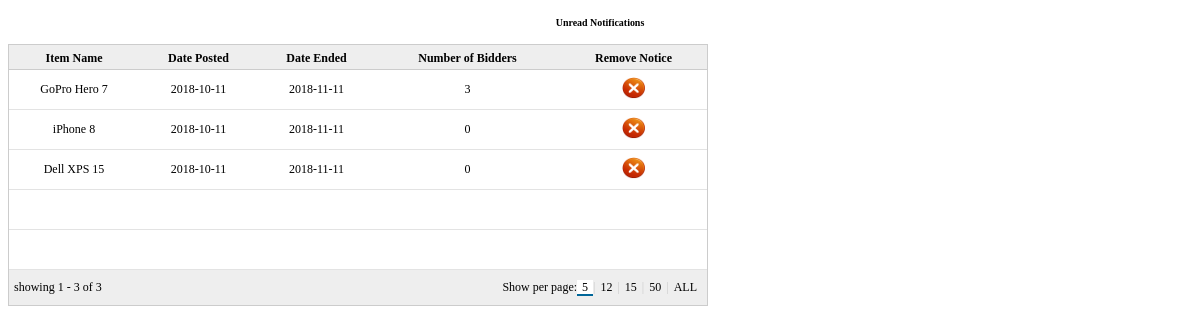
Screenshot of /administrator/viewended.php (signed in) with the database file from the repository.
### tables this page shows
CREATE TABLE IF NOT EXISTS `products` (
`productid` int(11) NOT NULL,
  `prodname` varchar(30) NOT NULL,
  `categoryid` int(11) NOT NULL,
  `prodescription` varchar(300) NOT NULL,
  `startingbid` int(11) NOT NULL,
  `prodimage` varchar(100) NOT NULL,
  `regularprice` int(11) NOT NULL,
  `dateposted` date NOT NULL,
  `duedate` date NOT NULL,
  `status` varchar(15) NOT NULL,
  `sellername` varchar(30) NOT NULL,
  `sellerpayaccount` varchar(30) NOT NULL
);

### administrator/viewended.php (the view, shortened to what this page needs)
<?php
require ("../db.php");
?>
<!DOCTYPE html>
<html xmlns="http://www.w3.org/1999/xhtml">
<head>
	<link rel="stylesheet" type="text/css" href="jTPS/jTPS.css">
<meta charset="UTF-8"></head>
<body>
	<div id="container">
			<center><h5>Unread Notifications</h5></center>
            <div id="bodycon">
            <table id="demoTable" style="border: 1px solid #ccc;" cellspacing="0" width="700">
        <thead>
                <?php echo '<tr>';
                        echo '<th sort="index">Item Name</th>';
                        echo '<th sort="description">Date Posted</th>';
						echo '<th sort="description">Date Ended</th>';
						echo '<th sort="description">Number of Bidders</th>';
                        echo '<th sort="description">Remove Notice</th>';
                echo'</tr>'; ?>
        </thead>
        <tbody>
        	<?php
			$bids_stat = mysqli_query($conn,"SELECT * FROM products WHERE status = 0") or die(mysqli_error());
			WHILE($stat = mysqli_fetch_array($bids_stat)){
				$prodid = $stat['productid'];
				$numbidderq = mysqli_query($conn,"Select * FROM bidreport WHERE productid = '$prodid'")or die(mysqli_error());
				$numbidder = mysqli_num_rows($numbidderq);
				echo
					"<tr>
                        <td align='center'>".$stat['prodname']."</td>
						<td align='center'>".$stat['dateposted']."</td>
						<td align='center'>".$stat['duedate']."</td>
						<td align='center'>".$numbidder."</td>
						<td align='center'><img src='./icons/116.png' alt = '0' width='24' height='22'/></td>";
					echo "</tr>";
			}
			?>
        </tbody>
        <tfoot class="nav">
                <tr>
                        <td colspan=7>
                                <div class="selectPerPage"></div>
                                <div class="status"></div>
                        </td>
                </tr>
        </tfoot>
</table>
	</div>
</body>
</html>

### administrator/jTPS/jTPS.css (style rules this page uses)
.jTPS tfoot .pagination, tfoot .paginationTitle, tfoot .selectPerPage { float: right; white-space: nowrap; line-height: 25px; vertical-align: middle; }
.jTPS tfoot .status { white-space: nowrap; line-height: 25px; vertical-align: middle; }
.jTPS tfoot td { padding: 5px; background: #eee url(eeGrad2.gif) bottom repeat-x; }
.jTPS thead th { color: #000; background: #eee url(eeGrad2.gif) bottom repeat-x; border-bottom: 1px solid #ccc; padding-top: 6px !important; }
.jTPS tbody td { border-bottom: 1px solid #e3e3e3; }

### administrator/viewended.php (style rules this page uses)
body { font-family: Tahoma; font-size: 9pt; }
#demoTable thead th { white-space: nowrap; overflow-x:hidden; padding: 3px; }
#demoTable tbody td { padding: 3px; }

### rows the page displays
products: prodname "GoPro Hero 7", dateposted "2018-10-11", duedate "2018-11-11", numbidder "3"
products: prodname "iPhone 8", dateposted "2018-10-11", duedate "2018-11-11", numbidder "0"
products: prodname "Dell XPS 15", dateposted "2018-10-11", duedate "2018-11-11", numbidder "0"
